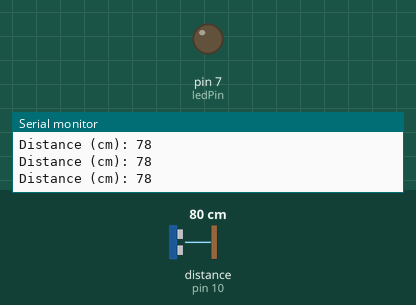
This sketch was run on a simulated Arduino Uno, built with avr-gcc and run on an emulated ATmega328P. Shown: output pins drawn as LEDs (lit = HIGH), the last lines printed to the serial monitor. Wiring (inferred from the names in the program): ultrasonic range finder: trigger pin 9; echo pin 10. Inputs (shaded band) come from the test bench; at power-on: distance to the obstacle (sensor on pin 10) 80 cm. The echo pulse lasts 58.3 µs per cm; pins used as bus, display or sensor lines are not drawn.

Above: at 1.2 s.
1.3 s: distance to the obstacle (sensor on pin 10) set to 18 cm
4.3 s: distance to the obstacle (sensor on pin 10) set to 15 cm
At 4.6 s:
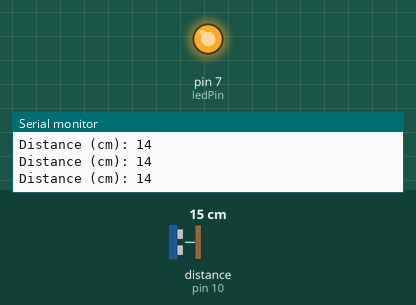
5.8 s: distance to the obstacle (sensor on pin 10) set to 35 cm
At 7.0 s:
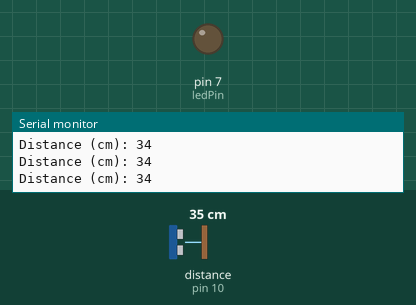
8.8 s: distance to the obstacle (sensor on pin 10) set to 2 cm
At 9.4 s:
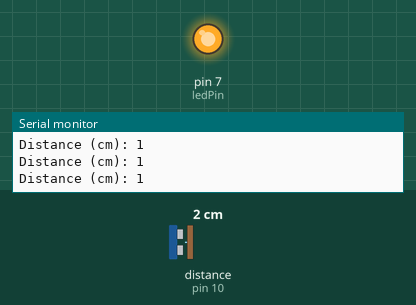
Timing chart, 0 to 11.3 s (numbered marks = the images above; inputs shaded):
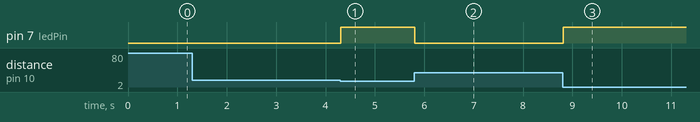

The sketch:

ultrasonic_jarak.ino
```cpp
// defines pins numbers
const int trigPin = 9;
const int echoPin = 10;
//const int buzzer = 11;
const int ledPin = 7;

// defines variables
long duration;
int distance;
int safetyDistance;


void setup() {
  pinMode(trigPin, OUTPUT); // Sets the trigPin as an Output
  pinMode(echoPin, INPUT); // Sets the echoPin as an Input
  //pinMode(buzzer, OUTPUT);
  pinMode(ledPin, OUTPUT);
  Serial.begin(9600); // Starts the serial communication
}


void loop() {
  // Clears the trigPin
  digitalWrite(trigPin, LOW);
  delayMicroseconds(2);

  // Sets the trigPin on HIGH state for 10 micro seconds
  digitalWrite(trigPin, HIGH);
  delayMicroseconds(10);
  digitalWrite(trigPin, LOW);

  // Reads the echoPin, returns the sound wave travel time in microseconds
  duration = pulseIn(echoPin, HIGH);

  // Calculating the distance, 0.034 dari 340 * 10^-6 (ubah ms to s)* 100 (ngubah m/s ke cm/s)
  //bagi 2 karena sinyal suara berangkat sampe pulang
  distance= duration*0.034/2;

  safetyDistance = distance;
  if (safetyDistance <= 15){
    //digitalWrite(buzzer, HIGH);
    digitalWrite(ledPin, HIGH);
  }
  else{
   // digitalWrite(buzzer, LOW);
    digitalWrite(ledPin, LOW);
  }

  // Prints the distance on the Serial Monitor
  Serial.print("Distance (cm): ");
  Serial.println(distance);
}
```

Measured:
- the behaviour switches between 17 and 16 cm on distance to the obstacle (sensor on pin 10) (found by bisection; images 0 and 1)
- after the input at 4.3 s, pin 7 (ledPin): LOW → HIGH at once
- after the input at 5.8 s, pin 7 (ledPin): HIGH → LOW at once
- after the input at 8.8 s, pin 7 (ledPin): LOW → HIGH at once
